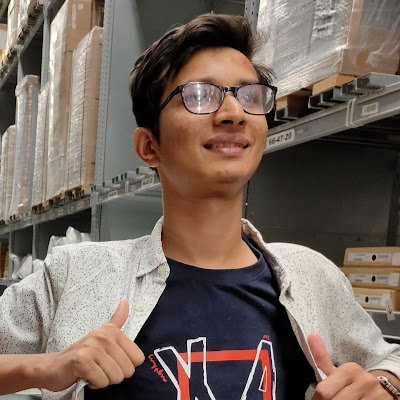
#> input picture msELlJ2R_400x400.jpg, 400 x 400 px
$ jupyter execute BT19ECE040_DIP_A-2.ipynb
#> lines starting #> are read from the running program, lines starting #| are printed output that depends on the picture
BT19ECE040 \
Divyansh Kumar

Task-->Read a color image,convert the color image to gray scale and dispaly both images. \
Make some part of that gray scale image total black and display it.Now subtract this to images andd display output image.

[cell 1]
import cv2
import numpy as np
import matplotlib.pyplot as plt

[cell 2]
img = cv2.imread("msELlJ2R_400x400.jpg")
#> img is the input picture: shape (400, 400, 3); mean B, G, R 94, 103.8, 118.5
img = cv2.cvtColor(img, cv2.COLOR_BGR2RGB)

[cell 3]
plt.imshow(img)

[cell 4]
gray = 0.2989*img[:,:,0] + 0.5870*img[:,:,1] + 0.1140*img[:,:,2]
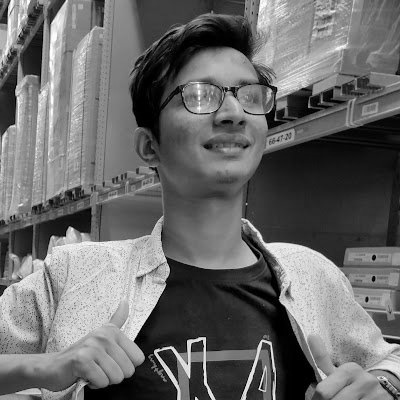
#> gray: shape (400, 400) float64; min 0, max 254.2, mean 107.1

[cell 5]
plt.imshow(gray, cmap='gray')

[cell 6]
threshold = 127
gray_new = np.zeros((img.shape[0], img.shape[1]))

[cell 7]
for i in range(len(gray)):
    for j in range(len(gray[i])):
        if(gray[i,j] < threshold):
            gray_new[i,j] = 0
        else:
            gray_new[i,j] = gray[i,j]
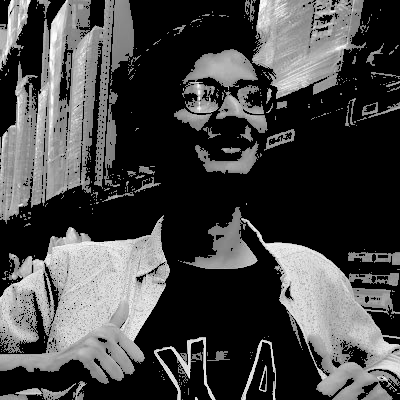
#> gray_new: shape (400, 400) float64; min 0, max 254.2, mean 70.5

[cell 8]
plt.imshow(gray_new, cmap='gray')

[cell 9]
sub_gray = gray - gray_new
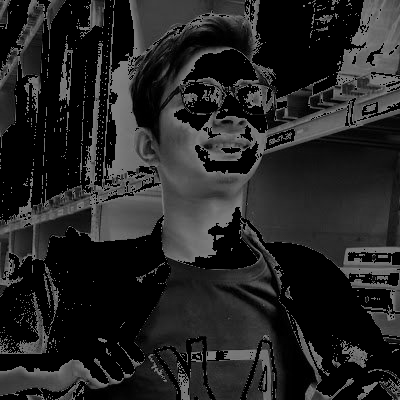
#> sub_gray: shape (400, 400) float64; min 0, max 127, mean 36.6
